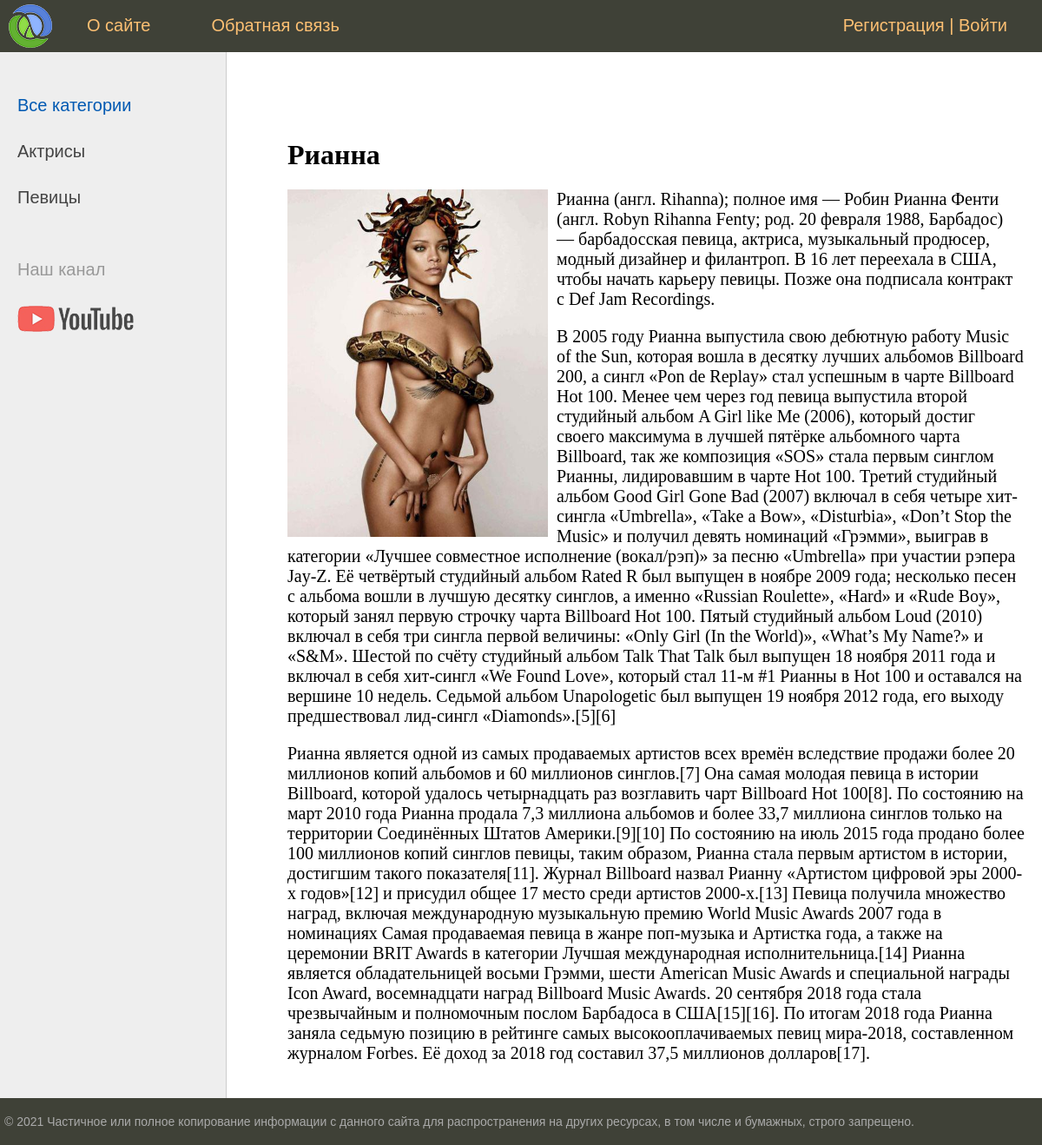
Screenshot of /women/post/rianna/ with the database file from the repository.
### women/models.py (models this page shows, shortened)
class Category(models.Model):
    name = models.CharField(max_length=100, db_index=True, verbose_name="Категория") # db_index значит что поле индексируемо, то есть поиск по нему происходит немного быстрее
    slug = models.SlugField(max_length=255, unique=True, db_index=True, verbose_name="URL")
    def get_absolute_url(self):
        return reverse('category', kwargs={'cat_slug': self.slug})
    class Meta:
        verbose_name = 'Категория'
        verbose_name_plural = 'Категории'
        ordering = ['id']

class Women(models.Model):
    title = models.CharField(max_length=255, verbose_name="Заголовок")
    slug = models.SlugField(max_length=255, unique=True, db_index=True, verbose_name="URL")# slug необходим для поисковых роботов
    content = models.TextField(blank=True, verbose_name="Текст статьи")
    photo = models.ImageField(upload_to="photos/%Y/%m/%d/", verbose_name="Фото")
    time_create = models.DateTimeField(auto_now_add=True, verbose_name="Время создания")
    time_update = models.DateTimeField(auto_now=True, verbose_name="Время изменения")
    is_published = models.BooleanField(default=True, verbose_name="Публикация")
    cat = models.ForeignKey('Category', on_delete=models.PROTECT, verbose_name="Категория")  # в название поля джанго сам добавит _id
    def __str__(self):
        return self.title
    class Meta:
        verbose_name = 'Известная женщина'
        verbose_name_plural = 'Известные женщины'
        ordering = ['-time_create', 'title'] #{ сортировка применяется как на админку, так и на отображение строк при использовании all на самом сайте}#

### women/views.py (the view)
# urls.py: path('post/<slug:post_slug>/', ShowPost.as_view(), name='post'),
class ShowPost(DataMixin, DetailView):
    model = Women
    template_name = 'women/post.html'
    slug_url_kwarg = 'post_slug' #позволяет изменить наименование переменной slug на другое, аналогично для ключа, только pk
    context_object_name = 'post'
    def get_context_data(self, *, object_list=None, **kwargs):
        context = super().get_context_data(**kwargs)
        c_def = self.get_user_context(title=context['post'])
        return dict(list(context.items()) + list(c_def.items()))

### women/utils.py (called while the page is built)
        def get_user_context(self, **kwargs):
                context = kwargs
                cats = Category.objects.annotate(Count('women')) #сделали так для того чтобы убрать те категории у которых нет постов
                user_menu = menu.copy()
                if not self.request.user.is_authenticated: #если пользователь не авторизован
                        user_menu.pop(1)  # удаляем второй пункт
                context['menu'] = user_menu
                context['cats'] = cats
                if 'cat_selected' not in context:
                        context['cat_selected'] = 0
                return context

### women/templates/women/post.html
{% extends 'women/base.html' %}
{% block content %}
    <h1>{{ post.title }}</h1>
    {% if post.photo %}
        <p><img class="img-article-left" src="{{ post.photo.url }}" alt=""></p>
    {% endif %}
    {{ post.content|linebreaks }}
{% endblock %}

### women/templates/women/base.html (shortened to what this page needs)
{% load static %}
{% load women_tegs %}
<!DOCTYPE html>
<html>
<head>
	<link type="text/css" href="{% static 'women/css/styles.css' %}" rel="stylesheet" />
</head>
<body>
<table class="table-page" border=0 cellpadding="0" cellspacing="0">
<tr><td valign=top>
{% block mainmenu %}
		<div class="header">
			<ul id="mainmenu" class="mainmenu">
			<li class="logo"><a href="{% url 'home' %}"><div class="logo"></div></a></li>
{% for m in menu %}
			<li><a href="{% url m.url_name %}">{{m.title}}</a></li>
{% endfor %}
                <li class="last"><a href="{% url 'register' %}">Регистрация</a> | <a href="{% url 'login' %}">Войти</a></li>
			</ul>
		</div>
{% endblock mainmenu %}
<table class="table-content" border=0 cellpadding="0" cellspacing="0">
<tr>
	<td valign="top" class="left-chapters">
	<ul id="leftchapters">
        {% if cat_selected == 0 %}
            <li class="selected">Все категории</li>
        {% else %}
            <li><a href="{% url 'home' %}">Все категории</a></li>
        {% endif %}
    {% for c in cats %}
        {% if c.women__count > 0 %}
            {% if c.pk == cat_selected %}
                <li class="selected">{{ c.name }}</li>
            {% else %}
                <li><a href="{{ c.get_absolute_url }}">{{ c.name }}</a></li>
            {% endif %}
        {% endif %}
    {% endfor %}
        <li class="share">
		<p>Наш канал</p>
		<a class="share-yt" href="https://www.youtube.com/channel/UClJzWfGWuGJL2t-3dYKcHTA/playlists" target="_blank" rel="nofollow"></a>
		</li>
	</ul>
</td>
<td valign="top" class="content">
	<div class="content-text">
        {% block content %}
        {% endblock %}
	</div>
</td></tr></table>
</td></tr>
<tr><td valign=top>
	<div id="footer">
		<p>&copy; 2021 Частичное или полное копирование информации с данного сайта для распространения на других ресурсах, в том числе и бумажных, строго запрещено.</p>
	</div>
</td></tr></table>
</body>
</html>

### women/static/women/css/styles.css (style rules this page uses)
html, body { font-family: 'Arial'; margin: 0; padding: 0; height: 100%; width: 100%; color: #444; }
a { color: #0059b2; text-decoration: none; }
img { max-width: 600px; height: auto; }
img.img-article-left { max-width: 300px; height: auto; float: left; padding: 0 10px 10px 0; }
.table-page { width: 100%; height: 100%; vertical-align: top; }
.table-page tr { height: 100%; }
.header { background: #3F4137; height: 60px; }
.logo { background: url('../images/logo.png') no-repeat 10px 5px; width: 70px; height: 60px; }
ul.mainmenu { list-style: none; margin: 0; padding: 0; height: 60px; color: #fdc073; font-size: 20px; overflow: hidden; }
ul.mainmenu li { float: left; margin: 18px 40px 0 30px; }
ul.mainmenu li.logo { margin: 0; }
ul.mainmenu li.last { float: right; }
ul.mainmenu li a { color: #fdc073; text-decoration: none; }
.table-content { width: 100%; min-height: 100%; height: 100%; }
.left-chapters { margin: 0; background: #eee; border-right: 1px solid #ccc; min-height: 100%; }
.left-chapters ul { width: 230px; min-height: 100%; margin: 0; padding: 20px 10px 10px 20px; list-style: none; font-size: 20px; }
.left-chapters ul li { margin: 30px 0 0 0; color: #999; }
.left-chapters ul li.selected { color: #0059b2; }
.left-chapters ul li a { color: #444; text-decoration: none; }
.left-chapters ul li.share { margin: 60px 0 0 0; }
.left-chapters ul li.share p { margin: 30px 0 30px 0; }
.left-chapters ul li.share a { display: inline-block; width: 40px; height: 40px; margin: 0 20px 0 0; }
.left-chapters ul li.share a.share-yt { width: 100%; height: 30px; background: url('../images/share_yt.png') no-repeat 0 0 }
.content { padding: 40px 20px 20px 40px; width: 100%; box-sizing: border-box; }
.content-text { margin: 60px 0 0 30px; color: #000; font-size: 20px; font-family: Yandex Sans Display Light; }
.content-text h1 { font-size: 32px; }
#footer { box-sizing: border-box; background: #3F4137; padding: 5px; color: #aaa; font-size: 14px; font-family: Verdana, Geneva, Arial, Helvetica; text-align: left; overflow: hidden; }

### rows the page displays
Category: name "Актрисы"
Category: name "Певицы"
Women: title "Рианна", photo (picture), content "Рианна (англ. Rihanna); полное имя — Робин Рианна Фенти (англ. Robyn Rihanna Fenty; род. 20 февраля 1988, Барбадос) — барбадосская певица, актриса, музыкальный продюсер, модный дизайнер и филантроп. В 16 лет переехала в США, чтобы начать карьеру певицы. Позже она подписала контракт с Def Jam Recordings. В 2005 году Рианна выпустила свою дебютную работу Music of the Sun, которая вошла в десятку лучших альбомов Billboard 200, а сингл «Pon de Replay» стал успешным в чарте Billboard Hot 100. Менее чем через год певица выпустила второй студийный альбом A Girl like Me (2006), который достиг своего максимума в лучшей пятёрке альбомного чарта Billboard, так же композиция «SOS» стала первым синглом…"

### other values shown
{{ m.title }} "О сайте" "Обратная связь"
